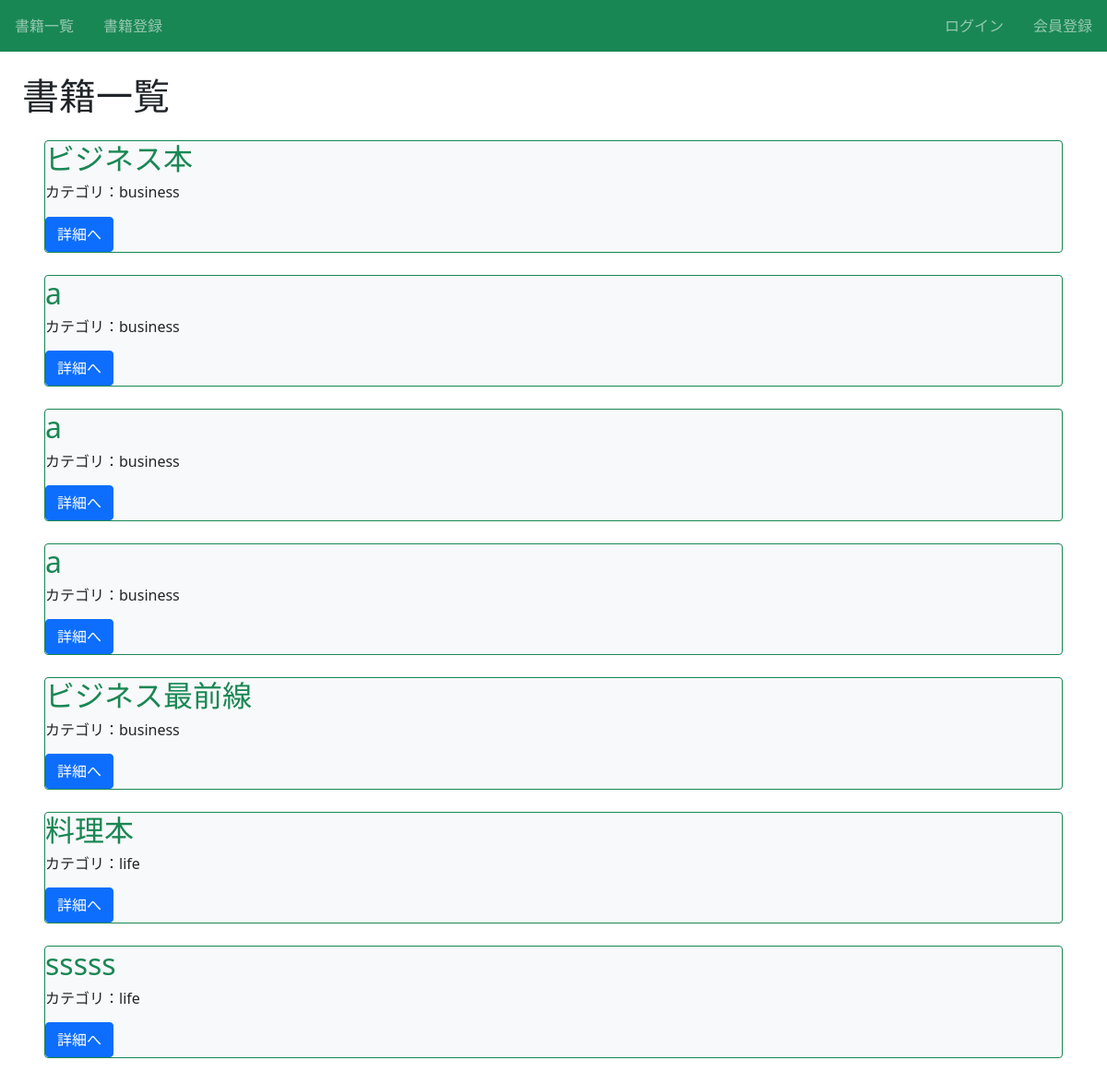
The app's page /, older data.
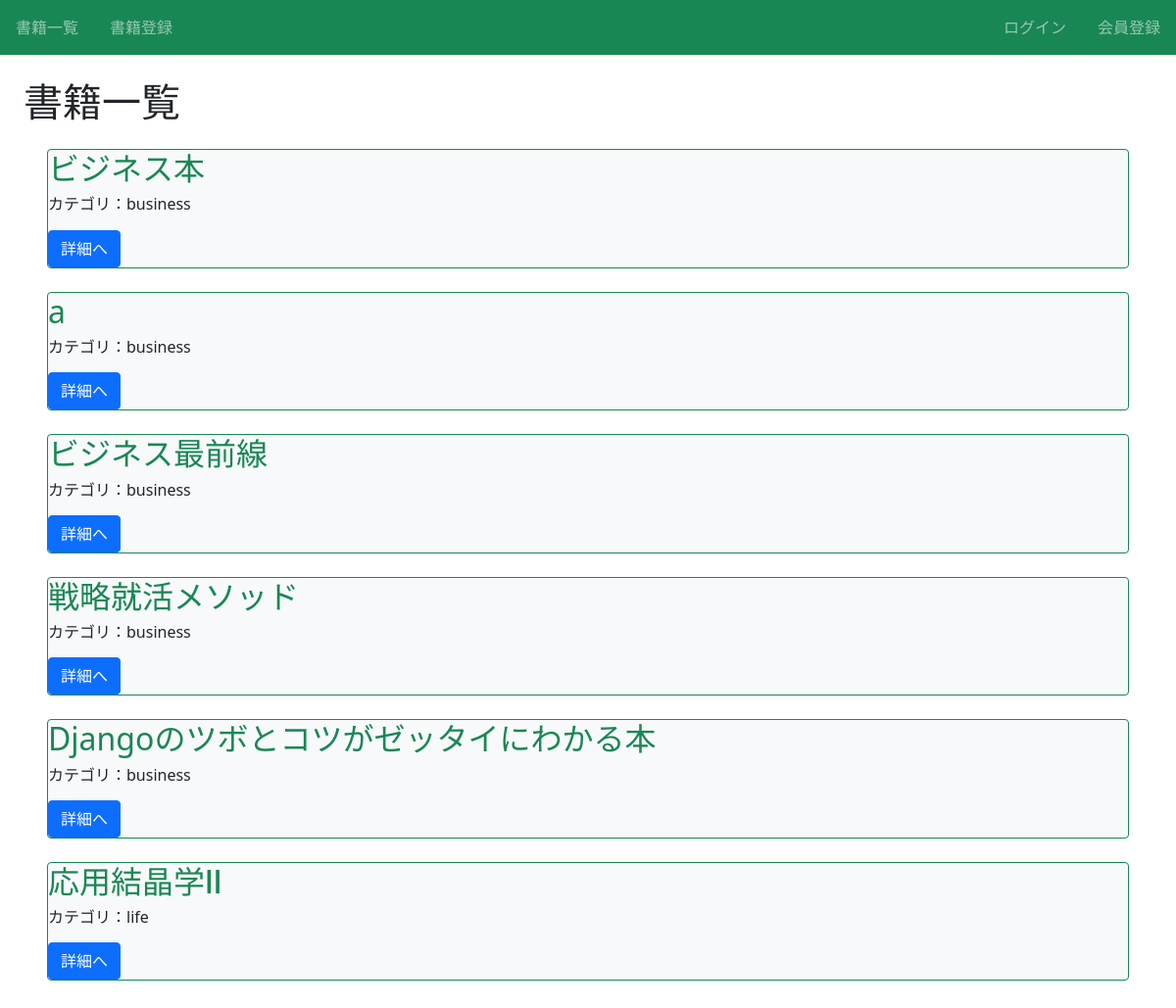
The same page, newer data.
### book/models.py (models this page shows, shortened)
class Book(models.Model):
    title = models.CharField(max_length=100)
    text = models.TextField()
    category = models.CharField(
        max_length=100,
        choices = CATEGORY
        )

### book/views.py (the view)
# urls.py: path('', views.index_view, name='index'),
def index_view(request):
    print('index_view is called')
    object_list = Book.objects.order_by('category')
    return render(request, 'book/index.html',{'object_list':object_list})

### book/templates/book/index.html (shortened to what this page needs)
{% extends 'base.html' %}
{% block h1 %}書籍一覧{% endblock%}
{% block content %}
    {% for item in object_list %}
    <div class="m-4 bg-light border border-success rounded">
        <h2 class="text-success">{{item.title}}</h2>
        <h6>カテゴリ：{{ item.category }}</h6>
        <div class="mt-3">
            <a href="{% url 'detail-book' item.pk %}" class="btn btn-primary"> 詳細へ </a>
        </div>
    </div>
    {% endfor %}
{% endblock content %}

### templates/base.html (shortened to what this page needs)
<!doctype html>
<html lang="en">
    <head>
        <link href="https://cdn.jsdelivr.net/npm/bootstrap@5.0.2/dist/css/bootstrap.min.css" rel="stylesheet">
    </head>
    <body>
        <nav class="navbar navbar-dark bg-success sticky-top">
            <div class="navbar-nav d-flex flex-row">
                <a class="nav-link mx-3" href="{% url 'list-book' %}">書籍一覧</a>
                <a class="nav-link mx-3" href="{% url 'create-book' %}">書籍登録</a>
            </div>
            <div class="navbar-nav d-flex flex-row">
                {% if request.user.is_authenticated %}
                    <a class="nav-link mx-3" href="{% url 'accounts:logout' %}">ログアウト</a>
                {% else %}
                <a class="nav-link mx-3" href="{% url 'accounts:login' %}">ログイン</a>
                <a class="nav-link mx-3" href="{% url 'accounts:signup' %}">会員登録</a>
                {% endif %}
            </div>
        </nav>
        <div class="p-4">
            <h1>{% block h1 %}{% endblock %}</h1>
            {% block content %}{% endblock content %}
        </div>
    </body>
</html>

Row changes from the older to the newer data that the page shows:
removed Book: title "a", category "business"
removed Book: title "a", category "business"
removed Book: title "料理本", category "life"
added Book: title "戦略就活メソッド", category "business"
added Book: title "Djangoのツボとコツがゼッタイにわかる本", category "business"
changed Book "life": title "sssss" → "応用結晶学Ⅱ"
